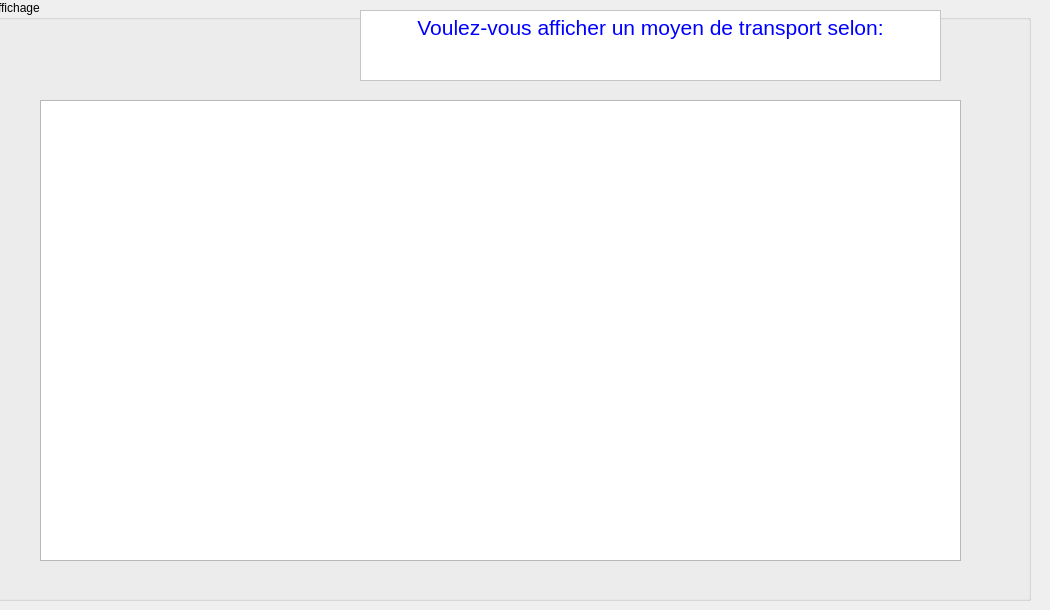
      <widget class="QWidget" name="tab_5">
       <attribute name="title">
        <string>Afficher</string>
       </attribute>
       <widget class="QTableView" name="table_moyens">
        <property name="geometry">
         <rect>
          <x>40</x>
          <y>100</y>
          <width>921</width>
          <height>461</height>
         </rect>
        </property>
       </widget>
       <widget class="QGroupBox" name="groupBox_6">
        <property name="geometry">
         <rect>
          <x>-10</x>
          <y>0</y>
          <width>1041</width>
          <height>601</height>
         </rect>
        </property>
        <property name="title">
         <string>Affichage</string>
        </property>
        <widget class="QTextBrowser" name="textBrowser_2">
         <property name="geometry">
          <rect>
           <x>370</x>
           <y>10</y>
           <width>581</width>
           <height>71</height>
          </rect>
         </property>
         <property name="styleSheet">
          <string notr="true">background-color: rgb(255, 255, 255);
color: rgb(0, 0, 255);</string>
         </property>
         <property name="html">
          <string>&lt;!DOCTYPE HTML PUBLIC &quot;-//W3C//DTD HTML 4.0//EN&quot; &quot;http://www.w3.org/TR/REC-html40/strict.dtd&quot;&gt;
&lt;html&gt;&lt;head&gt;&lt;meta name=&quot;qrichtext&quot; content=&quot;1&quot; /&gt;&lt;style type=&quot;text/css&quot;&gt;
p, li { white-space: pre-wrap; }
&lt;/style&gt;&lt;/head&gt;&lt;body style=&quot; font-family:'MS Shell Dlg 2'; font-size:9pt; font-weight:400; font-style:normal;&quot;&gt;
&lt;p align=&quot;center&quot; style=&quot; margin-top:0px; margin-bottom:0px; margin-left:0px; margin-right:0px; -qt-block-indent:0; text-indent:0px;&quot;&gt;&lt;span style=&quot; font-size:16pt;&quot;&gt;Voulez-vous afficher un moyen de transport selon:&lt;/span&gt;&lt;/p&gt;&lt;/body&gt;&lt;/html&gt;</string>
         </property>
        </widget>
       </widget>
       <zorder>groupBox_6</zorder>
       <zorder>table_moyens</zorder>
      </widget>
